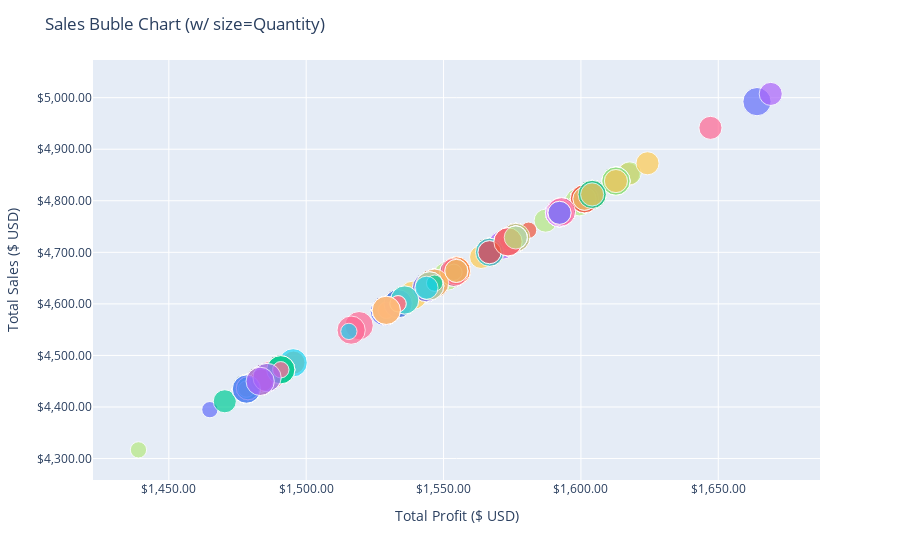

The notebook cell saved with this chart:
### Code cell
fig = px.scatter(
    bubble_df,
    x="Profit",
    y="Sales",
    color="Customer Name",
    size="Quantity",
    hover_data={
        "Customer Name": False,
        "Profit": ":$,.2f",
        "Sales": ":$,.2f",
    },
    hover_name="Customer Name"
)

fig.update_layout(
    showlegend=False,
    title='Sales Buble Chart (w/ size=Quantity)',
    yaxis_title='Total Sales ($ USD)',
    yaxis_tickformat="$,.2f",
    xaxis_title='Total Profit ($ USD)',
    xaxis_tickformat="$,.2f"
)

fig.show(config={
    'modeBarButtonsToRemove': ['zoomIn', 'zoomOut', 'select', 'lasso', "autoScale2d"],
})
